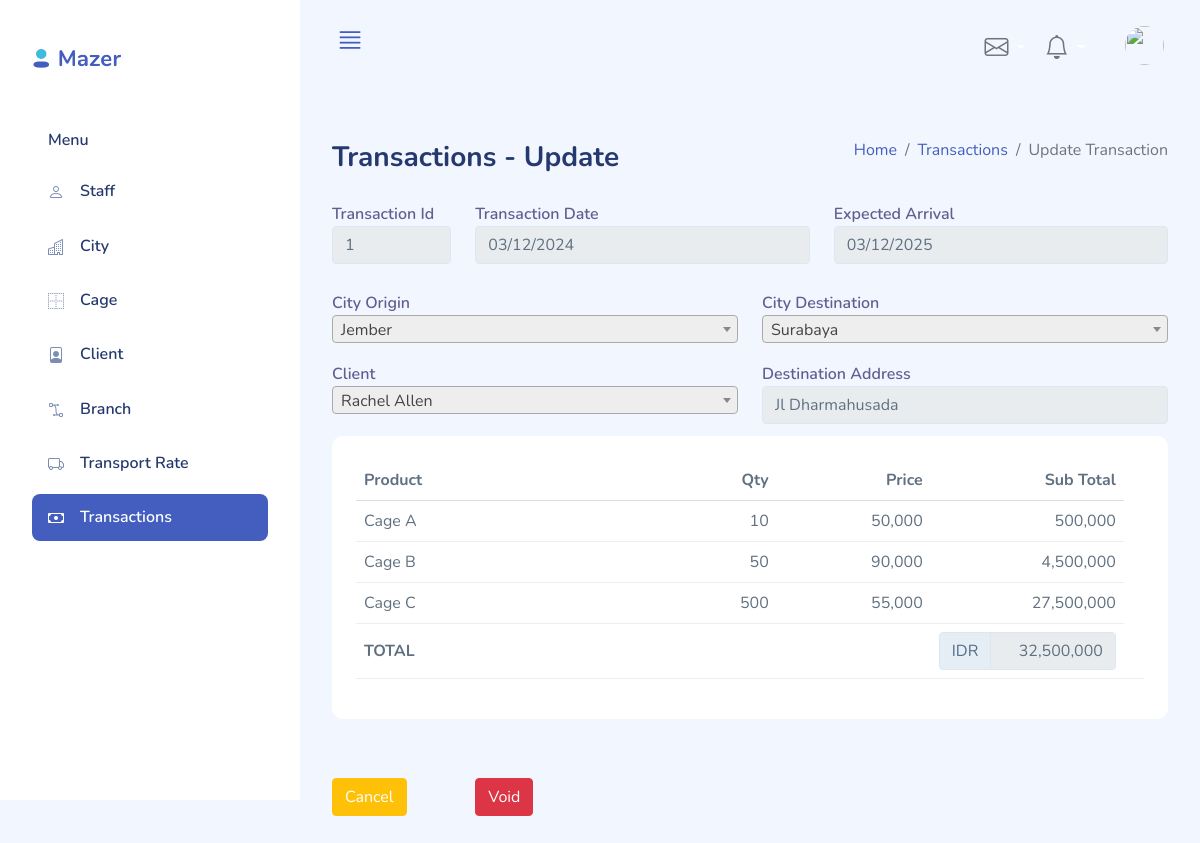
The app's page /index.php?page=transaction_detail&mode=update&id=1&branch_id=2 (signed in) with its own data.
### tables this page shows
CREATE TABLE `transaction` (
  `BranchId` int(11) NOT NULL,
  `Id` int(11) NOT NULL,
  `TransactionDateDate` date NOT NULL,
  `ClientId` int(11) NOT NULL,
  `CreatedBy` varchar(50) NOT NULL,
  `DestinationAddress` varchar(200) NOT NULL,
  `DestinationCity` smallint(5) unsigned NOT NULL,
  `OriginCity` smallint(5) unsigned NOT NULL,
  `ExpectedArrival` date NOT NULL,
  `LastUpdateTime` timestamp NOT NULL DEFAULT current_timestamp(),
  `LastModifier` varchar(50) DEFAULT NULL,
  `Status` varchar(45) DEFAULT NULL,
  PRIMARY KEY (`Id`,`BranchId`),
  KEY `fk_Transaction_Branch1_idx` (`BranchId`),
  KEY `fk_Transaction_Client1_idx` (`ClientId`),
  KEY `fk_Transaction_Staff1_idx` (`CreatedBy`),
  KEY `fk_Transaction_Staff2_idx` (`LastModifier`),
  KEY `fk_Transaction_City2_idx` (`OriginCity`),
  KEY `fk_Transaction_City1_idx` (`DestinationCity`,`OriginCity`),
  CONSTRAINT `fk_Transaction_Branch1` FOREIGN KEY (`BranchId`) REFERENCES `branch` (`Id`) ON DELETE NO ACTION ON UPDATE NO ACTION,
  CONSTRAINT `fk_Transaction_City1` FOREIGN KEY (`DestinationCity`) REFERENCES `city` (`Id`) ON DELETE NO ACTION ON UPDATE NO ACTION,
  CONSTRAINT `fk_Transaction_City2` FOREIGN KEY (`OriginCity`) REFERENCES `city` (`Id`) ON DELETE NO ACTION ON UPDATE NO ACTION,
  CONSTRAINT `fk_Transaction_Client1` FOREIGN KEY (`ClientId`) REFERENCES `client` (`Id`) ON DELETE NO ACTION ON UPDATE NO ACTION,
  CONSTRAINT `fk_Transaction_Staff1` FOREIGN KEY (`CreatedBy`) REFERENCES `staff` (`Id`) ON DELETE NO ACTION ON UPDATE NO ACTION,
  CONSTRAINT `fk_Transaction_Staff2` FOREIGN KEY (`LastModifier`) REFERENCES `staff` (`Id`) ON DELETE NO ACTION ON UPDATE NO ACTION
);

CREATE TABLE `transactiondetail` (
  `Id` int(10) unsigned NOT NULL AUTO_INCREMENT,
  `BranchId` int(11) NOT NULL,
  `TransactionId` int(11) NOT NULL,
  `CageId` smallint(5) unsigned DEFAULT NULL,
  `Description` varchar(100) NOT NULL,
  `Quantity` int(11) NOT NULL,
  `Price` int(11) NOT NULL,
  `LastUpdateTime` timestamp NOT NULL DEFAULT current_timestamp(),
  `LastModifier` varchar(50) DEFAULT NULL,
  PRIMARY KEY (`Id`),
  KEY `fk_TransactionDetail_Transaction1_idx` (`BranchId`,`TransactionId`),
  KEY `fk_TransactionDetail_Cage1_idx` (`CageId`),
  KEY `fk_TransactionDetail_Staff1_idx` (`LastModifier`),
  CONSTRAINT `fk_TransactionDetail_Cage1` FOREIGN KEY (`CageId`) REFERENCES `cage` (`Id`) ON DELETE NO ACTION ON UPDATE NO ACTION,
  CONSTRAINT `fk_TransactionDetail_Staff1` FOREIGN KEY (`LastModifier`) REFERENCES `staff` (`Id`) ON DELETE NO ACTION ON UPDATE NO ACTION,
  CONSTRAINT `fk_TransactionDetail_Transaction1` FOREIGN KEY (`BranchId`, `TransactionId`) REFERENCES `transaction` (`BranchId`, `Id`) ON DELETE NO ACTION ON UPDATE NO ACTION
);

CREATE TABLE `cage` (
  `Id` smallint(5) unsigned NOT NULL AUTO_INCREMENT,
  `Name` varchar(45) NOT NULL,
  `Dimensions` varchar(45) NOT NULL,
  `LastUpdateTime` timestamp NOT NULL DEFAULT current_timestamp(),
  `LastModifier` varchar(50) DEFAULT NULL,
  PRIMARY KEY (`Id`),
  KEY `fk_Cage_Staff1_idx` (`LastModifier`),
  CONSTRAINT `fk_Cage_Staff1` FOREIGN KEY (`LastModifier`) REFERENCES `staff` (`Id`) ON DELETE NO ACTION ON UPDATE NO ACTION
);

### classes/transaction.php (called while the page is built, shortened)
<?php
class Transaction {
    private $dbCon;
    public function __construct($dbConnection) {
        $this->dbCon = $dbConnection;
    }
        ?>
        <?php
    public function get_header($columns="*", $constraints = "1 ", $limit = "10") {
        $q = "SELECT $columns FROM transaction t INNER JOIN transactiondetail td ON t.Id=td.TransactionId AND t.BranchId = td.BranchId INNER JOIN client c ON t.ClientId = c.Id INNER JOIN branch b ON t.BranchId = b.Id INNER JOIN city oc ON t.OriginCity = oc.Id INNER JOIN city dc ON t.DestinationCity = dc.Id WHERE $constraints GROUP BY t.Id, t.BranchId LIMIT ".$limit;
        $resultSet = $this->dbCon->query($q);
        return $resultSet;
    }
    public function get_details($columns="*", $transaction_id, $branch_id) {
        $q = "SELECT $columns FROM transactiondetail td INNER JOIN cage c ON td.CageId = c.Id WHERE td.TransactionId=$transaction_id AND td.BranchId=$branch_id";
        $resultSet = $this->dbCon->query($q);
        return $resultSet;
    }
}
?>

### pages/transaction_detail.php (the view, shortened to what this page needs)
<?php
  require_once('./classes/transaction.php');
  $order = new Transaction($dbCon);
?>
<div class="d-sm-flex align-items-center justify-content-between mb-4">
  <?php
    if(!empty($_GET["mode"]))
    {
      $mode=$_GET["mode"];
    }
    else
    {
      die( 'Incorrect Access' );
    }
  ?>
  <h1 class="h3 mb-0 text-gray-800">Transactions -
    <?php
        $id = '-';
        switch ($mode) {
        case "update":
            echo("Update");
            $id = $_GET["id"];
            $branch_id = $_GET["branch_id"];
            $columns = "t.Id as id, DATE_FORMAT(t.TransactionDateDate, '%d/%m/%Y') AS date, c.Id as client_id, t.OriginCity as ori_city, t.DestinationCity as dest_city, t.DestinationAddress as address, t.ExpectedArrival as eta, FORMAT(SUM(td.Price*td.Quantity), 0) AS totalsales, t.Status as status";
            $constraint = " t.Id = $id AND t.BranchId = $branch_id";
            $resultSet = $order->get_header($columns, $constraint, 1);
            if($resultSet)
            {
                $row = $resultSet->fetch_array();
            }
            else
            {
            die( 'Incorrect Transaction Id' );
            }
            break;
        }
    ?>
  </h1>
  <ol class="breadcrumb">
    <li class="breadcrumb-item"><a href="./">Home</a></li>
    <li class="breadcrumb-item"><a href="index.php?page=transactions_list">Transactions</a></li>
    <li class="breadcrumb-item active" aria-current="page"><?php echo(ucfirst($mode)); ?> Transaction</li>
  </ol>
</div>
<div class="row" style="padding-bottom: 20px;">
  <div class="col-lg-12">
  <form enctype="multipart/form-data" method="POST" action="index.php?page=transactions_list">
    <div class="row">
        <div class="form-group col-sm-2">
            <label for="pId">Transaction Id</label>
            <input class="form-control mb-3" type="text" placeholder="Product Code" id="pId" name="pId" readonly value="<?php if ($mode=="insert") echo($order->get_new_transaction_id($_SESSION['active_user']->branch_id)); else echo($id);?>">
        </div>
        <div class="form-group col-sm-5" >
            <label for="TransactionDate">Transaction Date</label>
            <?php
                if($mode=="insert")
                {
                    $today = getdate();
                    $orderDate = str_pad($today["mday"], 2, "0", STR_PAD_LEFT)."/".str_pad($today["mon"], 2, "0", STR_PAD_LEFT)."/".$today["year"];
                }
                else {
                    $orderDate = $row["date"];
                }
            ?>
            <input class="form-control mb-3" type="text" id="TransactionDate" name="TransactionDate" readonly value="<?php echo($orderDate);?>">
        </div>
        <div class="form-group col-sm-5" >
            <label for="ExpectedArrival">Expected Arrival</label>
            <input class="form-control mb-3" type="date" id="ExpectedArrival" name="ExpectedArrival" <?php if ($mode=="update") echo("value = '".$row["eta"]."' disabled");?>>
        </div>
    </div>
    <div class="row mb-2">
        <div class="form-group col-sm-6">
            <label for="OriginCity">City Origin</label>
        </div>
        <div class="form-group col-sm-6" >
            <label for="DestinationCity">City Destination</label>
        </div>
    </div>
    <div class="row">
        <div class="form-group col-sm-6">
            <label for="ClientId">Client</label>
        </div>
        <div class="form-group col-sm-6">
            <label for="DestinationAddress">Destination Address</label>
            <input class="form-control" type="text" placeholder="Destination address" id="DestinationAddress" name="DestinationAddress" <?php if($mode=="update") echo "value = '".$row["address"]."' disabled" ?>>
        </div>
    </div>
    <div class="row">
        <div class="col-md-<?php if ($mode=="update") echo"12"; else echo "7" ?>">
            <div class="card">
                <div class="card-body table-border-style">
                    <div class="table-responsive">
                        <table class="table" id="tabelDetil">
                            <thead>
                            <tr>
                                <?php
                                if($mode != "update")
                                    echo'<th style="width:35%; text-align:left;">Product</th>';
                                else
                                    echo'<th style="width:40%; text-align:left;">Product</th>';
                                ?>
                                <th style="width:15%; text-align:right;">Qty</th>
                                <th style="width:20%; text-align:right;">Price</th>
                                <th style="width:25%; text-align:right;">Sub Total</th>
                            </tr>
                            </thead>
                            <tbody>
                            <?php
                            if($mode == "update")
                            {
                                $columns = "td.CageId as id, c.Name as name, FORMAT(td.Quantity, 0) AS qty, FORMAT(td.Price, 0) AS price, FORMAT(td.Price * td.Quantity, 0) AS subtotal ";
                                $resultSet = $order->get_details($columns, $id, $branch_id);
                                $i = 0;
                                while ($rowd = $resultSet->fetch_array()) {
                                    echo("<tr id='detail_".$i."'>\n");
                                    echo '<td style="white-space:normal">'.$rowd["name"];
                                    echo '<td style="text-align:right">'.$rowd["qty"].'<input type="hidden" class="form-control" name="qty[]" id="qty_'.$i.'" value="'.$rowd["qty"].'" style="text-align:right"></td>';
                                    echo '<td style="text-align:right">'.$rowd["price"].'<input type="hidden" class="form-control" name="price[]" id="price_'.$i.'" value="'.$rowd["price"].'" style="text-align:right"></td>';
                                    echo '<td style="text-align:right">'.$rowd["subtotal"].'<input type="hidden" class="form-control" name="subTotal[]" id="subTotal_'.$i.'" value="'.$rowd["subtotal"].'" readonly style="text-align:right"></td>';
                                    echo("</tr>\n");
                                    $i++;
                                }
                            }
                            ?>
                            <tr id="total">
                                <?php if($mode=="update") $c = 0; else $c = 1;?>
                                <td colspan="<?php echo 3-$c ?>" align="left"><strong>TOTAL</strong></td>
                                <td colspan="<?php echo 2+$c ?>">
                                    <div class="input-group">
                                        <span class="input-group-text" id="basic-addon1">IDR</span>
                                        <input type="text" class="form-control" name="txtTotalNominal" id="txtTotalNominal" value="<?php echo ($mode=="update"?$row['totalsales']:'0');?>" readonly style="text-align:right" aria-describedby="basic-addon1">
                                    </div>
                                </td>
                                <td>&nbsp;</td>
                            </tr>
                            </tbody>
                        </table>
                    </div>
                </div>
            </div>
        </div>
    </div>
    <br/>
    <div class="row">
        <div class="col-sm-2"><a href="index.php?page=transactions_list">
          <button type="button" class="btn btn-warning">Cancel</button></a>
        </div>
        <div class="col-sm-4">
          <?php
            if($mode=="update")
            { ?>
              <button type="submit" name="void" value="Void" class="btn btn-danger" onclick="return confirm('Void Transaction Id <?php echo($row['id']);?> ?');">Void</button>
          <?php
            } ?>
        </div>
        <div class="col-sm-6" style='text-align: right;'>
        </div>
    </div>
  </form>
  </div>
</div>

### assets/css/app.css (style rules this page uses)
.btn.btn-danger,.btn.btn-info,.btn.btn-primary,.btn.btn-secondary,.btn.btn-success,.btn.btn-warning { color:#fff }
.card { margin-bottom:2.2rem;border:none }
.card .card-body { padding:1.5rem }
.form-group { margin-bottom:.7rem }
.form-group label { color:rgba(35,28,99,.7);font-weight:600 }
.dataTable-table td,.dataTable-table thead th,.table td,.table thead th { vertical-align:middle }
.dataTable-table:not(.table-borderless) thead th,.table:not(.table-borderless) thead th { border-bottom:1px solid #dedede!important }
a { text-decoration:none }

### records on screen
transaction: ExpectedArrival "03/12/2025", DestinationAddress "Jl Dharmahusada"
transactiondetail: CageId.Name "Cage A", qty "10", price "50,000", subtotal "500,000"
transactiondetail: CageId.Name "Cage B", qty "50", price "90,000", subtotal "4,500,000"
transactiondetail: CageId.Name "Cage C", qty "500", price "55,000", subtotal "27,500,000"

### other values on screen
$mode "Update"
